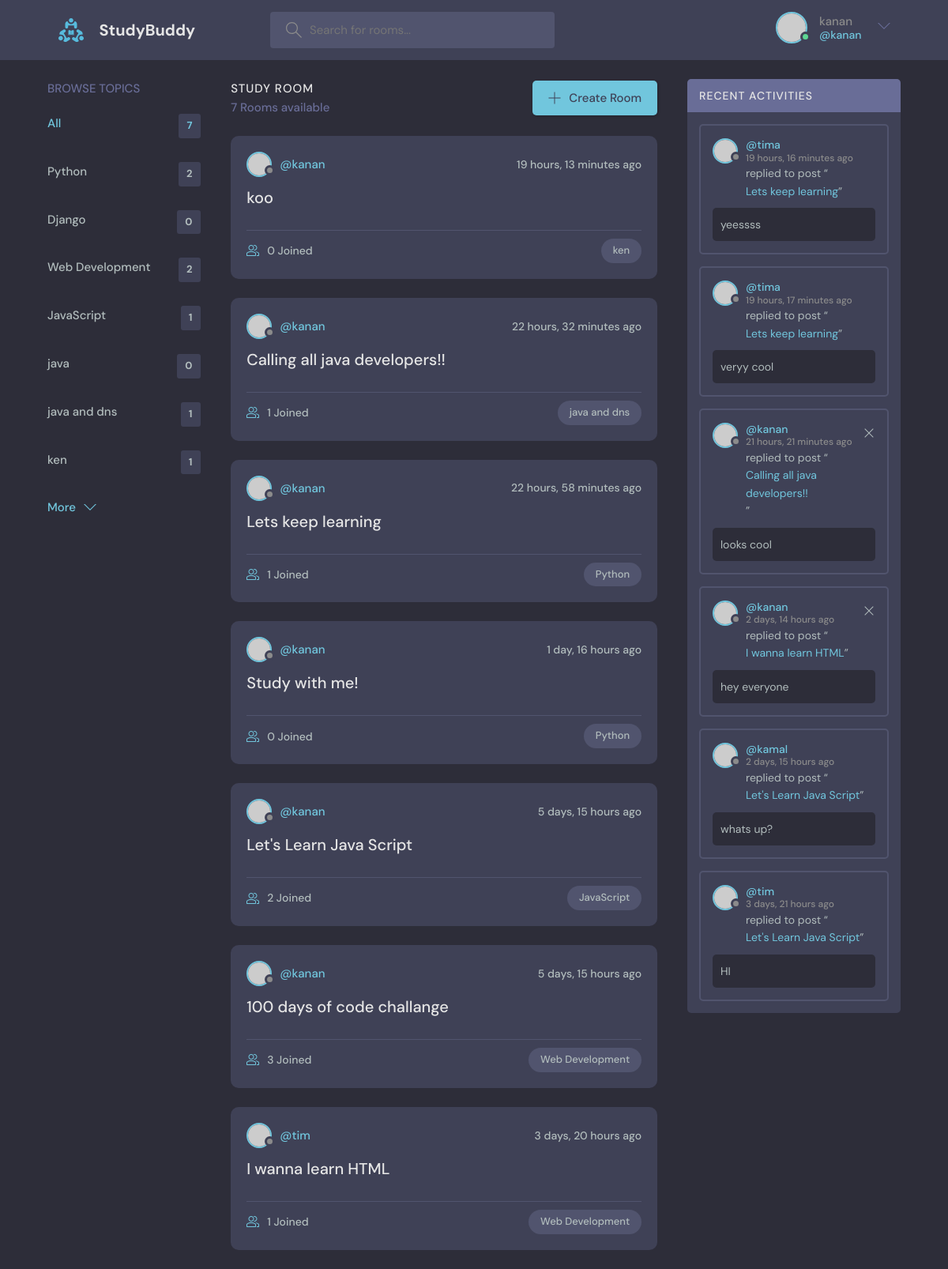
The app's page / (signed in) with its own data.
### base/models.py (models this page shows, shortened)
class Topic(models.Model):
    name = models.CharField(max_length=200)

class Room(models.Model):
    host = models.ForeignKey(User, on_delete=models.SET_NULL, null=True)
    topic = models.ForeignKey(Topic, on_delete=models.SET_NULL, null=True)
    name = models.CharField(max_length=200)
    description = models.TextField(null=True, blank=True)
    participants = models.ManyToManyField(User, related_name='participants', blank=True)
    updated = models.DateTimeField(auto_now=True)
    created = models.DateTimeField(auto_now_add=True)
    class Meta:
        ordering = ['-updated', '-created']
    def __str__(self):
        return self.name

class Message(models.Model):
    user = models.ForeignKey(User, on_delete=models.CASCADE)
    room = models.ForeignKey(Room, on_delete=models.CASCADE)
    body = models.TextField()
    updated = models.DateTimeField(auto_now=True)
    created = models.DateTimeField(auto_now_add=True)
    class Meta:
        ordering = ['-updated', '-created']

### base/views.py (the view)
# urls.py: path('',views.home, name='home' ),
def home(request):
    q = request.GET.get('q') if request.GET.get('q') != None else ''
    rooms = Room.objects.filter(
        Q(topic__name__icontains=q) |
        Q(name__icontains=q) |
        Q(description__icontains=q)
        )
    topics = Topic.objects.all()
    room_count = rooms.count()
    room_messages = Message.objects.filter(Q(room__topic__name__icontains=q))
    context = {'rooms': rooms, 'topics':topics, 'room_count':room_count, 'room_messages': room_messages}
    return render(request, 'base/home.html', context)

### base/templates/base/home.html (shortened to what this page needs)
{% extends 'main.html' %}
{% block content %}
    <main class="layout layout--3">
      <div class="container">
        {% include 'base/topics_component.html' %}
        <div class="roomList">
          <div class="roomList__header">
            <div>
              <h2>Study Room</h2>
              <p>{{room_count}} Rooms available</p>
            </div>
            <a class="btn btn--main" href="{% url 'create-room' %}">
              <svg version="1.1" xmlns="http://www.w3.org/2000/svg" width="32" height="32" viewBox="0 0 32 32">
                <title>add</title>
                <path
                  d="M16.943 0.943h-1.885v14.115h-14.115v1.885h14.115v14.115h1.885v-14.115h14.115v-1.885h-14.115v-14.115z"
                ></path>
              </svg>
              Create Room
            </a>
          </div>
          {% include 'base/feed_component.html' %}
        </div>
        {% include 'base/activity_component.html' %}
      </div>
    </main>
{% endblock %}

### templates/navbar.html (shortened to what this page needs)
{% load static %}
<header class="header header--loggedIn">
    <div class="container">
      <a href="{%  url 'home' %}" class="header__logo">
        <img src="{% static 'images/logo.svg' %}" />
        <h1>StudyBuddy</h1>
      </a>
      <form class="header__search" method="GET" action="{% url 'home' %}">
        <label>
          <input name="q" placeholder="Search for rooms..." />
        </label>
      </form>
      <nav class="header__menu">
        {% if request.user.is_authenticated %}
        <div class="header__user">
          <a href="{% url 'user-profile' user.id %}">
            <div class="avatar avatar--medium active">
              <img src="https://randomuser.me/api/portraits/men/37.jpg" />
            </div>
            <p>{{request.user.username}}<span>@{{request.user.username}}</span></p>
          </a>
          <button class="dropdown-button">
            <svg version="1.1" xmlns="http://www.w3.org/2000/svg" width="32" height="32" viewBox="0 0 32 32">
              <title>chevron-down</title>
              <path d="M16 21l-13-13h-3l16 16 16-16h-3l-13 13z"></path>
            </svg>
          </button>
        </div>
        {% else %}
        <a href="{% url 'login' %}">
          <img src="{% static 'images/avatar.svg' %}" />
          <p>Login</p>
        </a>
        {% endif %}
      </nav>
    </div>
  </header>

### base/templates/base/topics_component.html
<div class="topics">
    <div class="topics__header">
      <h2>Browse Topics</h2>
    </div>
    <ul class="topics__list">
      <li>
        <a href="{% url 'home' %}" class="active">All <span>{{topics.count}}</span></a>
      </li>
      {% for topic in topics %}
      <li>
        <a href="{% url 'home' %}?q={{topic.name}}">{{topic.name}}<span>{{topic.room_set.all.count}}</span></a>
      </li>
      {% endfor %}
    </ul>
    <a class="btn btn--link" href="topics.html">
      More
      <svg version="1.1" xmlns="http://www.w3.org/2000/svg" width="32" height="32" viewBox="0 0 32 32">
        <title>chevron-down</title>
        <path d="M16 21l-13-13h-3l16 16 16-16h-3l-13 13z"></path>
      </svg>
    </a>
  </div>

### base/templates/base/feed_component.html (shortened to what this page needs)
{% for room in rooms %}
<div class="roomListRoom">
    <div class="roomListRoom__header">
      <a href="{% url 'user-profile' room.host.id %}" class="roomListRoom__author">
        <div class="avatar avatar--small">
          <img src="https://randomuser.me/api/portraits/women/11.jpg" />
        </div>
        <span>@{{room.host.username}}</span>
      </a>
      <div class="roomListRoom__actions">
        <span>{{room.created|timesince}} ago</span>
      </div>
    </div>
    <div class="roomListRoom__content">
      <a href="{% url 'room' room.id %}">{{room.name}}</a>
    </div>
    <div class="roomListRoom__meta">
      <a href="{% url 'room' room.id %}" class="roomListRoom__joined">
        {{room.participants.all.count}} Joined
      </a>
      <p class="roomListRoom__topic">{{room.topic.name}}</p>
    </div>
  </div>
{% endfor %}

### base/templates/base/activity_component.html
<div class="activities">
    <div class="activities__header">
      <h2>Recent Activities</h2>
    </div>
    {% for message in room_messages %}
    <div class="activities__box">
      <div class="activities__boxHeader roomListRoom__header">
        <a href="{% url 'user-profile' message.user.id %}" class="roomListRoom__author">
          <div class="avatar avatar--small">
            <img src="https://randomuser.me/api/portraits/women/11.jpg" />
          </div>
          <p>
            @{{message.user}}
            <span>{{message.created|timesince}} ago</span>
          </p>
        </a>
        {% if request.user == message.user %}
        <div class="roomListRoom__actions">
          <a href="{% url 'delete-message' message.id %}">
            <svg version="1.1" xmlns="http://www.w3.org/2000/svg" width="32" height="32" viewBox="0 0 32 32">
              <title>remove</title>
              <path
                d="M27.314 6.019l-1.333-1.333-9.98 9.981-9.981-9.981-1.333 1.333 9.981 9.981-9.981 9.98 1.333 1.333 9.981-9.98 9.98 9.98 1.333-1.333-9.98-9.98 9.98-9.981z"
              ></path>
            </svg>
          </a>
        </div>
        {% endif %}
      </div>
      <div class="activities__boxContent">
        <p>replied to post “<a href="{% url 'room' message.room.id %}">{{message.room}}</a>”</p>
        <div class="activities__boxRoomContent">
         {{message.body}}
        </div>
      </div>
    </div>
    {% endfor %}
  </div>

### records on screen
Topic: name "Python", room_set.all.count "2"
Topic: name "Django", room_set.all.count "0"
Topic: name "Web Development", room_set.all.count "2"
Topic: name "JavaScript", room_set.all.count "1"
Topic: name "java", room_set.all.count "0"
Topic: name "java and dns", room_set.all.count "1"
Topic: name "ken", room_set.all.count "1"
Room: host.username "kanan", created "19 hours, 13 minutes", name "koo", participants.all.count "0", topic.name "ken"
Room: host.username "kanan", created "22 hours, 32 minutes", name "Calling all java developers!!", participants.all.count "1", topic.name "java and dns"
Room: host.username "kanan", created "22 hours, 58 minutes", name "Lets keep learning", participants.all.count "1", topic.name "Python"
Room: host.username "kanan", created "1 day, 16 hours", name "Study with me!", participants.all.count "0", topic.name "Python"
Room: host.username "kanan", created "5 days, 15 hours", name "Let's Learn Java Script", participants.all.count "2", topic.name "JavaScript"
Room: host.username "kanan", created "5 days, 15 hours", name "100 days of code challange", participants.all.count "3", topic.name "Web Development"
Room: host.username "tim", created "3 days, 20 hours", name "I wanna learn HTML", participants.all.count "1", topic.name "Web Development"
Message: user "tima", created "19 hours, 16 minutes", room "Lets keep learning", body "yeessss"
Message: user "tima", created "19 hours, 17 minutes", room "Lets keep learning", body "veryy cool"
Message: user "kanan", created "21 hours, 21 minutes", room "Calling all java developers!!", body "looks cool"
Message: user "kanan", created "2 days, 14 hours", room "I wanna learn HTML", body "hey everyone"
Message: user "kamal", created "2 days, 15 hours", room "Let's Learn Java Script", body "whats up?"
Message: user "tim", created "3 days, 21 hours", room "Let's Learn Java Script", body "HI"

### other values on screen
{{ request.user.username }} "kanan"
{{ topics.count }} "7"
{{ room_count }} "7"
